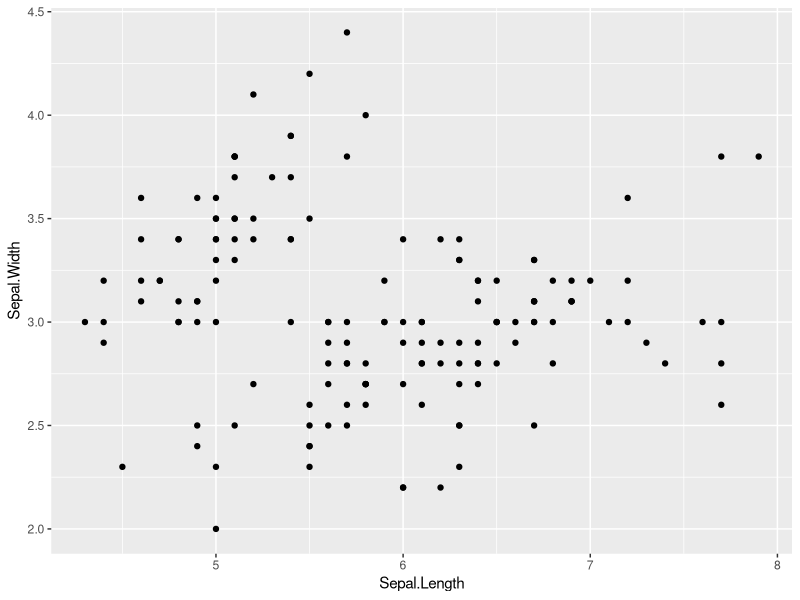
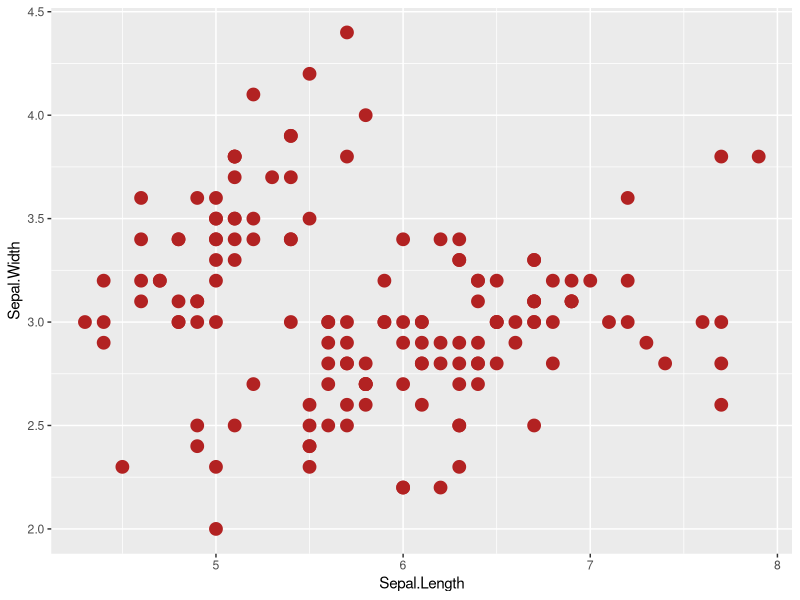
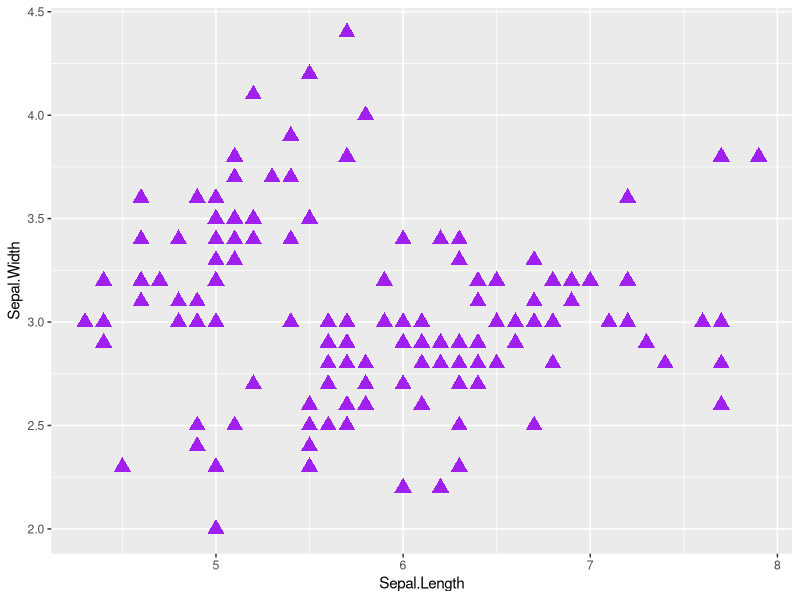
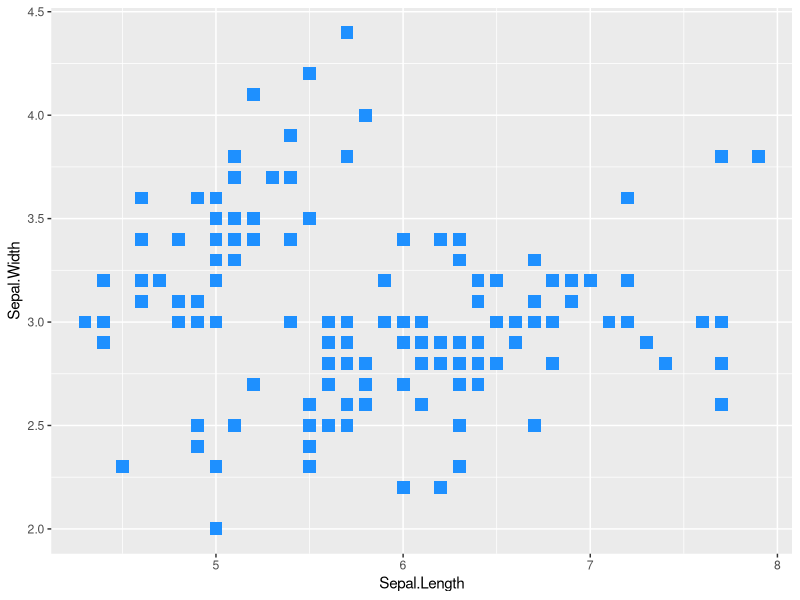
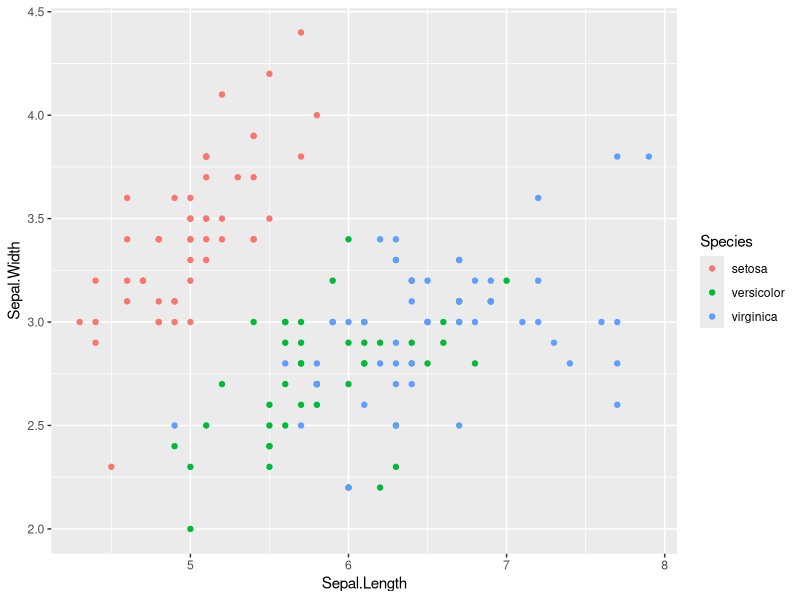
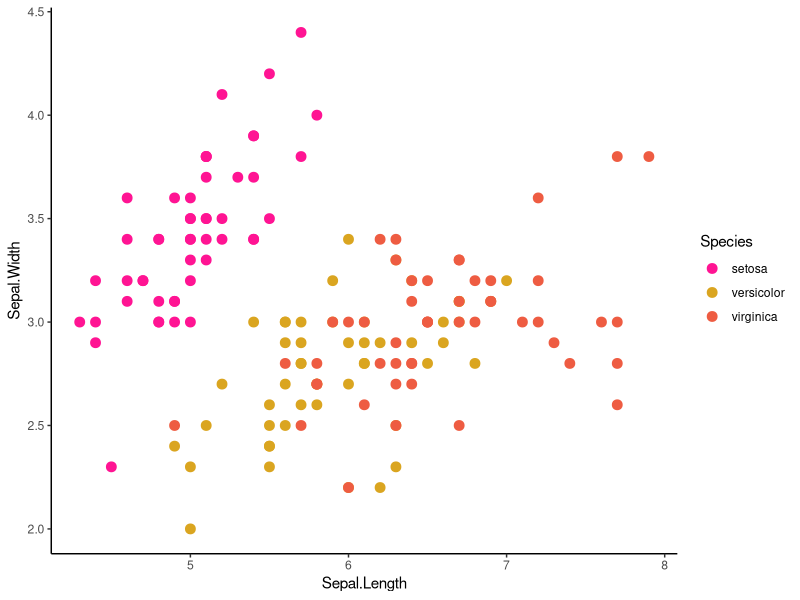
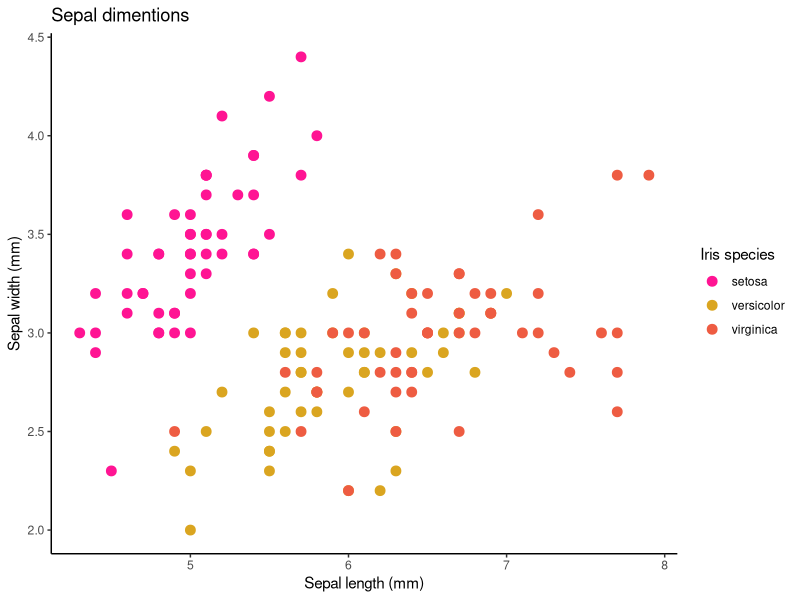
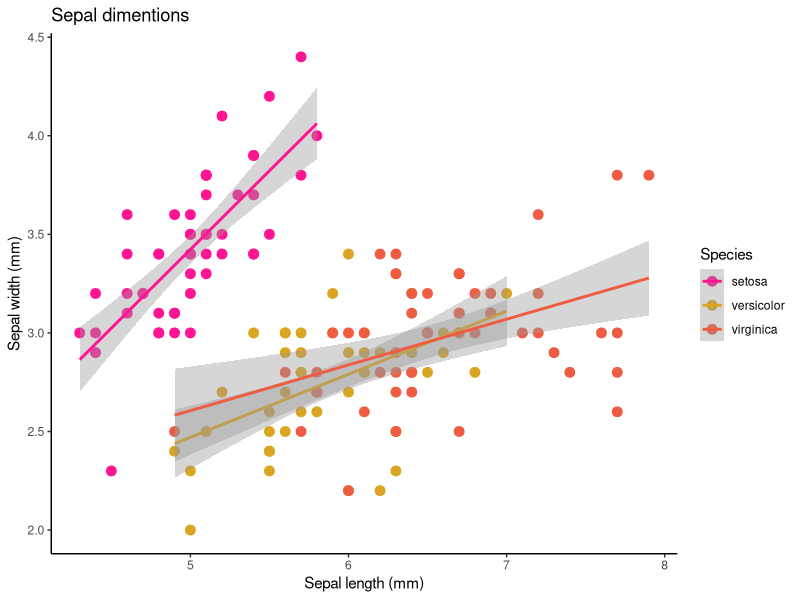

Recreate these plots in R, in order. (Note: this script raises an error after producing the figures.)
## Data visualization is an extensive subject, with almost infinite resources. Despite that, knowing a little bit about data visualization can be very valuable to improve our communication about our research. 
## ggplot2 is designed to work iteratively. You start with a layer that shows the raw data. Then you add layers of annotations and statistical summaries. 
## This allows you to produce graphics using the same structured thinking that you would use to design an analysis. 

## First we install and load ggplot:

install.packages("ggplot2")
library(ggplot2)

### Now let's check the dataset:

str(iris)
summary(iris)

### Scatterplots ###

## scatterplots require the use of the geom_point geometry

ggplot(iris, aes(x = Sepal.Length, y = Sepal.Width)) +
  geom_point()

# we can change the color and size of the points by adding parameters to geom_point

ggplot(iris, aes(x = Sepal.Length, y = Sepal.Width)) +
  geom_point(color = "firebrick", size = 4)

# we can also change point shape, calling them by either name or number (see full list here: https://ggplot2.tidyverse.org/articles/ggplot2-specs.html?q=point%20shape#sec:shape-spec)

ggplot(iris, aes(x = Sepal.Length, y = Sepal.Width)) +
  geom_point(color = "purple", size = 4, shape = "triangle")

ggplot(iris, aes(x = Sepal.Length, y = Sepal.Width)) +
  geom_point(color = "dodgerblue", size = 4, shape = 15)

## because we have a categorical variable in the dataset, we can include more information to the plot (by coloring the points by category, for example)
## For this, we need to include a new aesthetics, called color. 

ggplot(iris, aes(x = Sepal.Length, y = Sepal.Width, color = Species)) +
  geom_point()

## we can change the colors by adding a scale element 

ggplot(iris, aes(x = Sepal.Length, y = Sepal.Width, color = Species)) +
  geom_point(size = 3) + 
  scale_color_manual(values = c("deeppink", "goldenrod", "tomato2")) +
  theme_classic()


# We can change the text on the axis labels by adding a new layer

ggplot(iris, aes(x = Sepal.Length, y = Sepal.Width, color = Species)) +
  geom_point(size = 3) + 
  scale_color_manual(values = c("deeppink", "goldenrod", "tomato2")) + 
  theme_classic() +
  labs(title = "Sepal dimentions", x = "Sepal length (mm)", y = "Sepal width (mm)", color = "Iris species")


# ggplot allows the inclusion of more than one geometry in the same plot
# for example, we can add a regression line to represent the relationship between variables

ggplot(iris, aes(x = Sepal.Length, y = Sepal.Width, color = Species)) +
  geom_point(size = 3) +   
  scale_color_manual(values = c("deeppink", "goldenrod", "tomato2")) + 
  theme_classic() +
  labs(title = "Sepal dimentions", x = "Sepal length (mm)", y = "Sepal width (mm)") +
  geom_smooth(method = "lm")

# because we added the color parameter to the main aesthetics, the geom_smooth geometry inherits it
# to add a single line, maintaining the mapping of different colors to different categories, we need to move the color parameter
# we will also change the line color and remove the standard error "se" band

ggplot(iris, aes(x = Sepal.Length, y = Sepal.Width)) +
  geom_point(aes(color = Species), size = 3) +   
  scale_color_manual(values = c("deeppink", "goldenrod", "tomato2")) + 
  theme_light() +
  labs(title = "Sepal dimentions", x = "Sepal length (mm)", y = "Sepal width (mm)") +
  geom_smooth(method = "lm", color = "black") 

### Histograms ####

# another useful type of plot for continuous variables are histograms. They represent the distribution
# of a single continuous variable

ggplot(iris, aes(x = Petal.Length)) +
  geom_histogram()

# this functions collates all the measures recorded in the dataset and distributes them into bins
# the default bin size is 30, Let's try to modify it.

ggplot(iris, aes(x = Petal.Length)) +
  geom_histogram(binwidth = 0.1)

ggplot(iris, aes(x = Petal.Length)) +
  geom_histogram(binwidth = 1)

# we can also color the bars by species, like we did with the scatterplot.

## first, let's save the collor pallete as a variable:
cols <- c("deeppink", "goldenrod", "tomato2")

# then, we add a new parameter in our aesthetic, called "fill"
# it has the same function as color, but works for filling larger shapes, like bars
ggplot(iris, aes(x = Petal.Length, fill = Species)) +
  geom_histogram() +
  scale_fill_manual(values = cols) +
  theme_classic()

# we can add a border to the bars by adding a color parameter in our geometry
ggplot(iris, aes(x = Petal.Length, fill = Species)) +
  geom_histogram(color = "grey30", alpha = 0.5) +
  scale_fill_manual(values = cols) +
  theme_classic()

### Boxplots and violin plots ###

## if we are looking at distributions of continuous variables, another type of graph, the boxplot, can
## be more useful. 
## Boxplots summarize the shape of the distribution of the continuous variable providing summary 
## statistics: median, first and third quartiles, and outliers.

ggplot(iris, aes(x = Species, y = Petal.Length, fill = Species)) +
  geom_boxplot() +
  scale_fill_manual(values = cols) +
  theme_classic()

## boxplots can be difficult to interpret because they hide the real distribution of points.
## we can add them back by including a second geometry

ggplot(iris, aes(x = Species, y = Petal.Length, fill = Species)) +
  geom_boxplot() +
  geom_jitter(alpha = 0.5) +
  scale_fill_manual(values = cols) +
  theme_classic()

## another way of representing the distribution of points is through a violin plot
## the violin is wider in the areas where there are more points

ggplot(iris, aes(x = Species, y = Petal.Length, fill = Species)) +
  geom_violin() +
  scale_fill_manual(values = cols) +
  theme_classic()

# a common strategy is to represent a boxplot inside the vionlin
ggplot(iris, aes(x = Species, y = Petal.Length, fill = Species)) +
  geom_violin() +
  geom_boxplot(width=0.1, fill = "grey75", alpha = 0.7) +
  scale_fill_manual(values = cols) +
  theme_classic()

## let's make it prettier

violinbase <- ggplot(iris, aes(x = Species, y = Petal.Length, fill = Species)) +
  geom_violin() +
  geom_boxplot(width=0.1, fill = "grey75", alpha = 0.5) +
  scale_fill_manual(values = cols) +
  theme_classic()

violinbase +
  labs(title = "Petal length by species", x = "", y = "Petal length (cm)") +
  theme(legend.position = "none")

## it's easy to invert the axis
violinbase +
  labs(title = "Petal length by species", x = "", y = "Petal length (cm)") +
  theme(legend.position = "none") +
  coord_flip()

#### Barplots ###

# let's try to plot the simplest barplot
ggplot(iris, aes(x = Species, fill = Species)) +
  geom_bar() +
  scale_fill_manual(values = cols)

# Let's add a variable to the Y axis
ggplot(iris, aes(x = Species, y = Petal.Length, fill = Species)) +
  geom_bar() +
  scale_fill_manual(values = cols)

# Let's fix it:
ggplot(iris, aes(x = Species, y = Petal.Length, fill = Species)) +
  geom_bar(stat = "identity") +
  scale_fill_manual(values = cols)

# Is this what we were intendind to plot?
# How can we fix it?

iris %>% 
  group_by(Species) %>% 
  summarise(MeanPT = mean(Petal.Length), sdPT = sd(Petal.Length))

ggplot(aes(x = Species, y = MeanPT, fill = Species)) +
  geom_bar(stat = "identity") +
  scale_fill_manual(values = cols)

# we can add the error bar:
iris %>% 
  group_by(Species) %>% 
  summarise(MeanPT = mean(Petal.Length), sdPT = sd(Petal.Length)) %>% 
ggplot(aes(x = Species, y = MeanPT, fill = Species)) +
  geom_bar(stat = "identity")+
  geom_errorbar(aes(ymin = MeanPT - sdPT, ymax = MeanPT + sdPT), width = 0.2) +
  scale_fill_manual(values = cols)

### we can also plot this in a different way:
iris %>% 
  group_by(Species) %>% 
  summarise(MeanPT = mean(Petal.Length), sdPT = sd(Petal.Length)) %>% 
  ggplot(aes(x = Species, y = MeanPT, color = Species)) +
  geom_point(size = 4)+
  geom_errorbar(aes(ymin = MeanPT - sdPT, ymax = MeanPT + sdPT), width = 0.2) +
  scale_color_manual(values = cols) +
  theme(legend.position = "none")


## Small multiples or facetting ####
## let's go back to our scatterplot 
scatterbase <- ggplot(iris, aes(x = Sepal.Length, y = Sepal.Width, color = Species)) +
  geom_point(size = 3) + 
  scale_color_manual(values = c("deeppink", "goldenrod", "tomato2")) + 
  theme_classic()

# there is a lot of overlap between the species versicolor and virginica
# we can take care of this by using facetting, a function that allows to 
# split a plot into smaller plots by category. There are two main functions for this

# this is the facet_grid function. It can be used to split the values either by columns or rows
scatterbase +
  facet_grid(cols = vars(Species))

scatterbase +
  facet_grid(rows = vars(Species))

# another option is to use facet_wrap. 
# This function defines what orientation it thinks it's best for plotting.
scatterbase +
  facet_wrap(~Species)

# we can save a pdf of our plot by using the pdf function

pdf("violin.pdf", height = 5, width = 5)
violinbase +
  labs(title = "Petal length by species", x = "", y = "Petal length (cm)") +
  theme(legend.position = "none")
dev.off()

# or by using the ggsave function
ggsave("violin2.pdf", violinbase, height = 5, width = 5)

# we can use a different package, called ggpubr, to make composite figures
library(ggpubr)

## first we save our plots as variables
sc <- ggplot(iris, aes(x = Petal.Length, y = Petal.Width, color = Species)) +
  geom_point(size = 3) + 
  scale_color_manual(values = c("deeppink", "goldenrod", "tomato2")) + 
  theme_classic() +
  labs(x = "Petal length", y = "Petal width") +
  theme(legend.position = "none")

vl <- ggplot(iris, aes(x = Species, y = Petal.Length, fill = Species)) +
  geom_violin() +
  geom_boxplot(width=0.05, fill = "grey75", alpha = 0.5) +
  scale_fill_manual(values = cols) +
  theme_classic() +
  labs(x = "", y = "Petal length") +
  theme(legend.position = "none")

ht <- ggplot(iris, aes(x = Petal.Length, fill = Species)) +
  geom_histogram() +
  scale_fill_manual(values = cols) +
  theme_classic() +
  labs(x = "Petal length", y = "") +
  theme(legend.position = "none")

bx <- ggplot(iris, aes(x = Species, y = Petal.Length, fill = Species)) +
  geom_boxplot() +
  geom_jitter(alpha = 0.5) +
  scale_fill_manual(values = cols) +
  theme_classic() +
  labs(x = "", y = "Petal length") +
  theme(legend.position = "none")

## then we set it
pdf("four_plots.pdf", height = 6, width = 6)
ggarrange(ht, sc, bx, vl,
          ncol = 2, nrow = 2, 
          common.legend = TRUE, legend = "bottom",
          labels="AUTO")
dev.off()

#### Practice #####

# Now it's your turn! 
# load the clean and merged data set from last week (the seed germination table with the vegetable types and plant families)
# Use this dataframe to create the plots bellow. 
# When you are done, send your code and pdfs of each plot to me by email.

# General instructions for all plots:
# Always add adequate titles and axis labels 
# Keep a consistent color palette
# Remove color legends when not needed
# Choose a theme among the ones preset in ggplot and use it across your plots
# Save the plots as pdf, and adjust the width and height when needed

# 1) plot a scatter plot of minimum and maximum germination time. 
#   Choose a different shape for the points
#   Color the points by type of vegetable. Create your own color palette.

# 2) Transform the scatter plot into a small multiples plot
#    Use Plant Family to separate the small multiples

# 3) Make a plot that shows the average maximum germination type of each type of vegetable
#    Add standard deviation bars

# 4) Plot a violin plot with a boxplot insert of the maximum temperature 
#  Use plant family in the x axis. Remove plant families that don't show in the plot.

# 5) Compose a single pdf with the four plots above.

### This is a challenge question. Follow the steps below:
# Create a new dataframe with only Type, MinTemp and MaxTemp
# Melt this dataframe in a way that MinTemp and MaxTemp become categories of a single variable.
# Create a plot using the geom_density geometry. 
# This plot should show two curves, each with a different color, showing Min and Max Temp.
# Separate the plot using facet_wrap, by Vegetable type.
